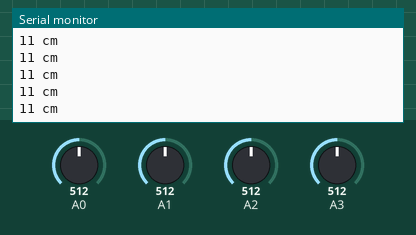
Recording of a sketch running on a simulated Arduino Uno, built with avr-gcc and run on an emulated ATmega328P. Parts: the last lines printed to the serial monitor. The test bench sets the inputs (shaded band); at power-on: A0 = 512, A1 = 512, A2 = 512, A3 = 512.

Above: at 3.8 s.
3.9 s: A0 set to 716
7.8 s: A1 set to 306
At 10.0 s:
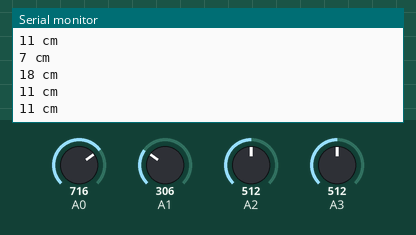
11.7 s: A2 set to 992
At 13.5 s:
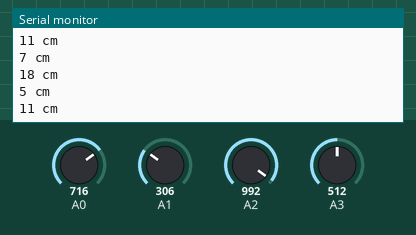
15.6 s: A3 set to 30
At 19.4 s:
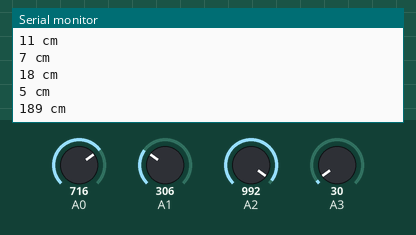
Timing chart, 0 to 20.5 s (numbered marks = the images above; inputs shaded):
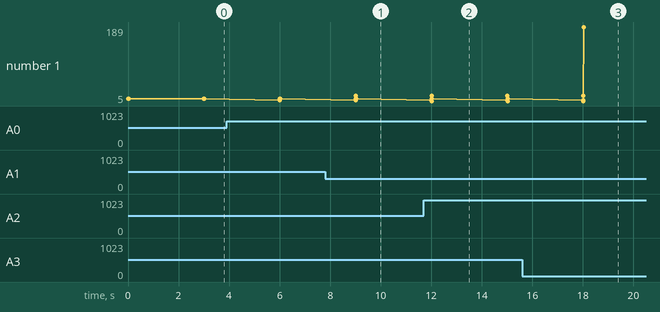

Measured:
- after the input at 7.8 s, the serial monitor: prints a new line after 1.2 s (image 1)
- after the input at 11.7 s, the serial monitor: prints a new line after 0.32 s (image 2)
- after the input at 15.6 s, the serial monitor: prints a new line after 2.4 s (image 3)
- plotted number 1: 11 → 189 after the input at 15.6 s

The sketch:

distance.ino
```cpp
int distance1 = 0; // 거리값을 저장할 변수
int distance2 = 0;
int distance3 = 0;
int distance4 = 0;

void setup(){
  Serial.begin(9600); // PC와의 시리얼 통신속도를 9600bps로 설정
}


void loop(){

  int volt1 = map(analogRead(A0), 0, 1023, 0, 5000); // 0~1023 사이 값을 갖는 아날로그 신호값을  //  0~5000 (5V) 사이 값으로 변환
  int volt2 = map(analogRead(A1), 0, 1023, 0, 5000);
  int volt3 = map(analogRead(A2), 0, 1023, 0, 5000);
  int volt4 = map(analogRead(A3), 0, 1023, 0, 5000);

  distance1 = (27.61 / (volt1 - 0.1696)) * 1000; // 읽어들인 Voltage 값을 거리값(단위: cm)로 변환하는 공
  distance2 = (27.61 / (volt2 - 0.1696)) * 1000;
  distance3 = (27.61 / (volt3 - 0.1696)) * 1000;
  distance4 = (27.61 / (volt4 - 0.1696)) * 1000;

  Serial.print(distance1);  //거리값을 시리얼모니터로 출력해줍니다.
  Serial.print(" cm \n");
  Serial.print(distance2);
  Serial.print(" cm \n");
  Serial.print(distance3);
  Serial.print(" cm \n");
  Serial.print(distance4);
  Serial.print(" cm \n");
  delay(3000);

}
```
